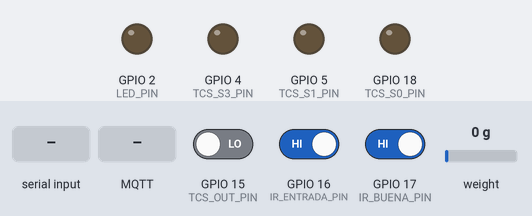
A sketch run on a simulated ESP32. Shown: output pins drawn as LEDs (lit = HIGH). The inputs (shaded band) are chosen by the test bench; at power-on: GPIO 16 (IR_ENTRADA_PIN) HIGH, GPIO 15 (TCS_OUT_PIN) LOW, GPIO 17 (IR_BUENA_PIN) HIGH, weight on the scale 0 g. WiFi joins after 1.5 s; servers stay silent unless stated; no MQTT or app messages arrive unless stated; what the sketch prints to the serial monitor is not drawn.

Above: at 0.0 s.
At 3.8 s:
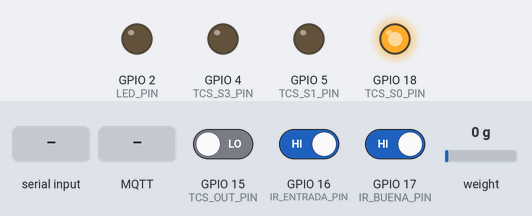
3.9 s: "1\n" received over Serial
5.4 s: "2\n" received over Serial
6.9 s: "start\n" received over Serial
8.4 s: GPIO 16 (IR_ENTRADA_PIN) driven LOW
At 9.7 s:
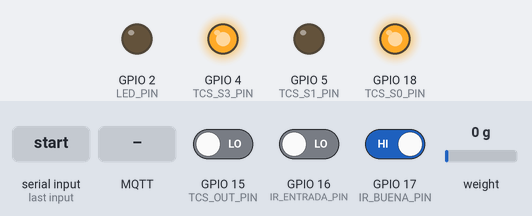
10.0 s: MQTT message "1" arrives on the first subscribed topic
11.5 s: MQTT message "start" arrives on the first subscribed topic
Timing chart, 0 to 14.0 s (numbered marks = the images above; inputs shaded):
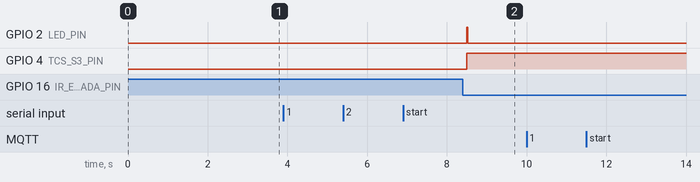

The sketch:

banda_maracuya.ino
```cpp
/*
  ============================================================================
  Nodo sensor ESP32 - Linea de clasificacion, conteo y empaque de maracuya
  VERSION CON WIFI + MQTT (publicador y suscriptor con control de LED)
  Broker: broker.emqx.io:1883 (publico, sin usuario/password)
  ============================================================================
*/

#include <WiFi.h>
#include <PubSubClient.h>
#include <HX711.h>
#include <ArduinoJson.h>

// ---------------------------------------------------------------------------
// WIFI
// ---------------------------------------------------------------------------
const char* ssid = "";
const char* password = "";

// ---------------------------------------------------------------------------
// MQTT
// ---------------------------------------------------------------------------
const char* mqttBroker = "broker.emqx.io";
const int mqttPort = 1883;
const char* mqttClientId = "";
const char* topicData = "maracuya/banda/data";       // publicador
const char* topicCommand = "maracuya/banda/command"; // suscriptor

WiFiClient espClient;
PubSubClient client(espClient);

// ---------------------------------------------------------------------------
// IDENTIFICACION DEL NODO
// ---------------------------------------------------------------------------
const char* ID_BANDA = "";
char idProveedorSeleccionado[10] = ""; // se llena con el menu inicial

// ---------------------------------------------------------------------------
// PINES - Sensores y Actuadores
// ---------------------------------------------------------------------------
#define LED_PIN          2    // LED integrado en la mayoria de placas ESP32

#define IR_ENTRADA_PIN   16   // conteo de entrada
#define IR_BUENA_PIN     17   // conteo de fruta buena (post-rechazo)

// HX711 + celda de carga (pines y factor YA VALIDADOS con peso real)
#define HX711_DT_PIN     21
#define HX711_SCK_PIN    23
const float FACTOR_CALIBRACION = 214000.00;

// TCS3200 (color)
#define TCS_S0_PIN       18
#define TCS_S1_PIN       5
#define TCS_S2_PIN       2
#define TCS_S3_PIN       4
#define TCS_OUT_PIN      15

// ---------------------------------------------------------------------------
// PARAMETROS DE PROCESO
// ---------------------------------------------------------------------------
float pesoObjetivoKg = 10.0;
const unsigned long DEBOUNCE_MS = 50;
const unsigned long INTERVALO_LECTURA_PESO_MS = 200;
const unsigned long INTERVALO_IMPRESION_MS = 1000;

HX711 bascula;

int idCajaActual = 1;
volatile unsigned long frutasProcesadas = 0;
volatile unsigned long frutasBuenas     = 0;
unsigned long frutasRechazadas          = 0;

volatile bool nuevaFrutaEntrada = false;
volatile bool nuevaFrutaBuena   = false;
volatile unsigned long ultimoPulsoEntrada = 0;
volatile unsigned long ultimoPulsoBuena   = 0;

unsigned long ultimaLecturaPeso = 0;
unsigned long ultimaImpresion   = 0;
float pesoActualKg = 0.0;

bool cajaCompletada = false;

const unsigned long UMBRAL_OSCURO_US = 2000;
const float TOLERANCIA_RATIO = 0.15;

enum ColorFruta { ROJO, VERDE, AZUL, AMARILLO, MORADO, OSCURO };

// ---------------------------------------------------------------------------
// ISRs
// ---------------------------------------------------------------------------
void IRAM_ATTR isrEntrada() {
  unsigned long ahora = millis();
  if (ahora - ultimoPulsoEntrada > DEBOUNCE_MS) {
    nuevaFrutaEntrada = true;
    ultimoPulsoEntrada = ahora;
  }
}

void IRAM_ATTR isrBuena() {
  unsigned long ahora = millis();
  if (ahora - ultimoPulsoBuena > DEBOUNCE_MS) {
    nuevaFrutaBuena = true;
    ultimoPulsoBuena = ahora;
  }
}

// ---------------------------------------------------------------------------
// TCS3200
// ---------------------------------------------------------------------------
unsigned long leerCanalTCS(bool s2, bool s3) {
  digitalWrite(TCS_S2_PIN, s2);
  digitalWrite(TCS_S3_PIN, s3);
  return pulseIn(TCS_OUT_PIN, LOW, 25000);
}

ColorFruta leerColorTCS3200() {
  unsigned long rojo  = leerCanalTCS(LOW, LOW);
  unsigned long verde = leerCanalTCS(HIGH, HIGH);
  unsigned long azul  = leerCanalTCS(LOW, HIGH);

  if (rojo > UMBRAL_OSCURO_US && verde > UMBRAL_OSCURO_US && azul > UMBRAL_OSCURO_US) {
    return OSCURO;
  }
  if (rojo < verde * (1 - TOLERANCIA_RATIO) && rojo < azul * (1 - TOLERANCIA_RATIO)) {
    return ROJO;
  }
  if (verde < rojo * (1 - TOLERANCIA_RATIO) && verde < azul * (1 - TOLERANCIA_RATIO)) {
    return VERDE;
  }
  if (azul < rojo * (1 - TOLERANCIA_RATIO) && azul < verde * (1 - TOLERANCIA_RATIO)) {
    return AZUL;
  }
  if (rojo < verde && azul < verde) {
    return AMARILLO;
  }
  if (rojo < verde && verde < azul) {
    return MORADO;
  }
  return OSCURO;
}

bool esFrutaBuena(ColorFruta color) {
  if (color == OSCURO) return false;
  return true;
}

const char* nombreColor(ColorFruta color) {
  switch (color) {
    case ROJO:     return "ROJO";
    case VERDE:    return "VERDE";
    case AZUL:     return "AZUL";
    case AMARILLO: return "AMARILLO";
    case MORADO:   return "MORADO";
    case OSCURO:   return "OSCURO";
    default:       return "OSCURO";
  }
}

// ---------------------------------------------------------------------------
// Tiempo transcurrido
// ---------------------------------------------------------------------------
String tiempoTranscurrido() {
  unsigned long s = millis() / 1000;
  unsigned int horas = s / 3600;
  unsigned int minutos = (s % 3600) / 60;
  unsigned int segundos = s % 60;
  char buffer[9];
  snprintf(buffer, sizeof(buffer), "%02u:%02u:%02u", horas, minutos, segundos);
  return String(buffer);
}

// ---------------------------------------------------------------------------
// WIFI
// ---------------------------------------------------------------------------
void setup_wifi() {
  delay(10);
  Serial.println();
  Serial.print("Connecting to ");
  Serial.println(ssid);
  WiFi.begin(ssid, password);
  while (WiFi.status() != WL_CONNECTED) {
    delay(500);
    Serial.print(".");
  }
  Serial.println("");
  Serial.println("WiFi connected");
  Serial.print("IP address: ");
  Serial.println(WiFi.localIP());
}

// ---------------------------------------------------------------------------
// MQTT - Callback (Procesamiento de comandos JSON)
// ---------------------------------------------------------------------------
void callback(char* topic, byte* payload, unsigned int length) {
  Serial.print("Mensaje recibido en [");
  Serial.print(topic);
  Serial.print("]: ");

  // Deserialización directa del payload recibido usando ArduinoJson
  JsonDocument doc;
  DeserializationError error = deserializeJson(doc, payload, length);

  if (error) {
    Serial.print("Error al parsear JSON: ");
    Serial.println(error.c_str());
    return;
  }

  // Verificamos si la llave "led" está presente en el JSON recibido
  if (doc.containsKey("led")) {
    int estadoLed = doc["led"];
    if (estadoLed == 1) {
      digitalWrite(LED_PIN, HIGH);
      Serial.println("-> Comando ejecutado: LED ENCENDIDO");
    } else if (estadoLed == 0) {
      digitalWrite(LED_PIN, LOW);
      Serial.println("-> Comando ejecutado: LED APAGADO");
    }
  }
}

void reconnectMQTT() {
  while (!client.connected()) {
    Serial.print("Conectando a MQTT (");
    Serial.print(mqttBroker);
    Serial.print(")...");
    if (client.connect(mqttClientId)) { // broker publico, sin usuario/password
      Serial.println("conectado");
      client.subscribe(topicCommand);
      Serial.print("Suscrito a: ");
      Serial.println(topicCommand);
    } else {
      Serial.print("fallo, rc=");
      Serial.print(client.state());
      Serial.println(" reintentando en 5s");
      delay(5000);
    }
  }
}

// ---------------------------------------------------------------------------
// JSON + publicacion MQTT
// ---------------------------------------------------------------------------
void imprimirYPublicarEstado(const char* estado) {
  JsonDocument doc;
  doc["idBanda"] = ID_BANDA;
  doc["idProveedor"] = idProveedorSeleccionado;
  doc["idCaja"] = idCajaActual;
  doc["fechaHora"] = tiempoTranscurrido();
  doc["frutasProcesadas"] = frutasProcesadas;
  doc["frutasBuenas"] = frutasBuenas;
  doc["frutasRechazadas"] = frutasRechazadas;
  doc["pesoFinal"] = round(pesoActualKg * 100) / 100.0;
  doc["estadoCaja"] = estado;

  char buffer[256];
  size_t n = serializeJson(doc, buffer);

  Serial.println(buffer);
  client.publish(topicData, buffer, n);
}

void iniciarNuevaCaja() {
  idCajaActual++;
  frutasProcesadas = 0;
  frutasBuenas = 0;
  frutasRechazadas = 0;
  bascula.tare();
  pesoActualKg = 0.0;
  cajaCompletada = false;
}

// ---------------------------------------------------------------------------
// Menu de proveedor y espera de "start"
// ---------------------------------------------------------------------------
void elegirProveedor() {
  Serial.println("Selecciona el proveedor de la fruta para esta simulacion:");
  Serial.println("  1. Roldanillo (PROV-001)");
  Serial.println("  2. La Union (PROV-002)");
  Serial.println("  3. El Dovio (PROV-003)");
  Serial.println("  4. Toro (PROV-004)");

  while (true) {
    Serial.print("Proveedor [1-4]: ");
    while (!Serial.available()) delay(10);
    String opcion = Serial.readStringUntil('\n');
    opcion.trim();

    if (opcion == "1") { strcpy(idProveedorSeleccionado, "PROV-001"); break; }
    if (opcion == "2") { strcpy(idProveedorSeleccionado, "PROV-002"); break; }
    if (opcion == "3") { strcpy(idProveedorSeleccionado, "PROV-003"); break; }
    if (opcion == "4") { strcpy(idProveedorSeleccionado, "PROV-004"); break; }

    Serial.println("Opcion invalida. Ingresa un numero entre 1 y 4.");
  }

  Serial.print("Proveedor seleccionado: ");
  Serial.println(idProveedorSeleccionado);
  Serial.println();
}

void esperarComandoStart() {
  while (true) {
    Serial.print("Escribe 'start' y presiona Enter para iniciar: ");
    while (!Serial.available()) delay(10);
    String comando = Serial.readStringUntil('\n');
    comando.trim();
    comando.toLowerCase();

    if (comando == "start") {
      Serial.println();
      return;
    }
    Serial.println("Comando no reconocido. Escribe 'start' para comenzar.");
  }
}

// ---------------------------------------------------------------------------
// SETUP
// ---------------------------------------------------------------------------
void setup() {
  Serial.begin(115200);
  delay(500);

  // --- LED Integrado ---
  pinMode(LED_PIN, OUTPUT);
  digitalWrite(LED_PIN, LOW); // Inicia apagado

  // --- IR (FC-51) ---
  pinMode(IR_ENTRADA_PIN, INPUT);
  pinMode(IR_BUENA_PIN, INPUT);
  attachInterrupt(digitalPinToInterrupt(IR_ENTRADA_PIN), isrEntrada, FALLING);
  attachInterrupt(digitalPinToInterrupt(IR_BUENA_PIN), isrBuena, FALLING);

  // --- TCS3200 ---
  pinMode(TCS_S0_PIN, OUTPUT);
  pinMode(TCS_S1_PIN, OUTPUT);
  pinMode(TCS_S2_PIN, OUTPUT);
  pinMode(TCS_S3_PIN, OUTPUT);
  pinMode(TCS_OUT_PIN, INPUT);
  digitalWrite(TCS_S0_PIN, HIGH);
  digitalWrite(TCS_S1_PIN, LOW);

  // --- HX711 (pines y factor ya validados con peso real) ---
  bascula.begin(HX711_DT_PIN, HX711_SCK_PIN);
  bascula.set_scale(FACTOR_CALIBRACION);
  bascula.tare();

  // --- WiFi + MQTT ---
  setup_wifi();
  client.setServer(mqttBroker, mqttPort);
  client.setCallback(callback);

  // --- Flujo interactivo, igual que el simulador Python ---
  elegirProveedor();
  esperarComandoStart();

  Serial.println("Nodo " + String(ID_BANDA) + " listo. Proveedor: " + String(idProveedorSeleccionado) +
                 " | Peso objetivo: " + String(pesoObjetivoKg) + " kg");
  Serial.println("Publicador: " + String(topicData));
  Serial.println("Suscriptor: " + String(topicCommand));
}

// ---------------------------------------------------------------------------
// LOOP
// ---------------------------------------------------------------------------
void loop() {
  if (!client.connected()) {
    reconnectMQTT();
  }
  client.loop();

  if (nuevaFrutaEntrada) {
    nuevaFrutaEntrada = false;

    ColorFruta color = leerColorTCS3200();
    Serial.print("[debug color, no se envia] ");
    Serial.println(nombreColor(color));

    if (!esFrutaBuena(color)) {
      frutasRechazadas++;
      frutasProcesadas++;
    }
  }

  if (nuevaFrutaBuena) {
    nuevaFrutaBuena = false;
    frutasBuenas++;
    frutasProcesadas++;
  }

  unsigned long ahora = millis();
  if (ahora - ultimaLecturaPeso >= INTERVALO_LECTURA_PESO_MS) {
    ultimaLecturaPeso = ahora;
    if (bascula.is_ready()) {
      pesoActualKg = bascula.get_units(1);
      if (pesoActualKg < 0) pesoActualKg = 0;
    }
  }

  if (ahora - ultimaImpresion >= INTERVALO_IMPRESION_MS) {
    ultimaImpresion = ahora;
    imprimirYPublicarEstado(cajaCompletada ? "Completa" : "En proceso");
  }

  if (!cajaCompletada && pesoActualKg >= pesoObjetivoKg) {
    cajaCompletada = true;
    imprimirYPublicarEstado("Completa");
    iniciarNuevaCaja();
  }
}
```

Measured:
- after the input at 3.9 s, every drawn part: stays the same
- after the input at 5.4 s, every drawn part: stays the same
- after the input at 6.9 s, every drawn part: stays the same
- after the input at 8.4 s, GPIO 2 (LED_PIN): LOW → HIGH after 0.10 s, → LOW 0.03 s later; GPIO 4 (TCS_S3_PIN): LOW → HIGH after 0.10 s
- after the input at 10.0 s, every drawn part: stays the same
- after the input at 11.5 s, every drawn part: stays the same
